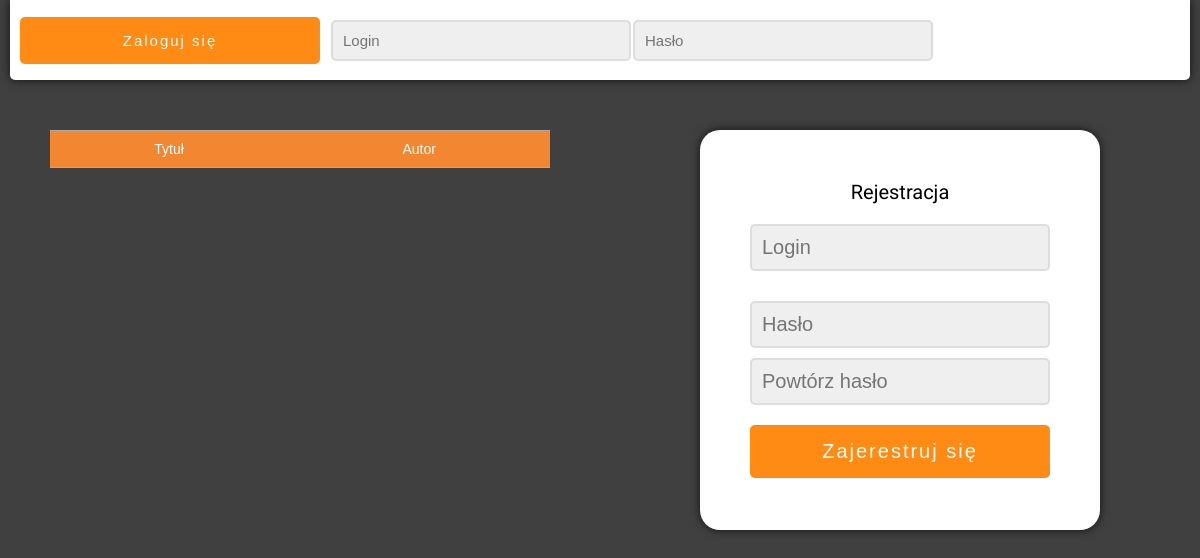
Before: / with the older database file.
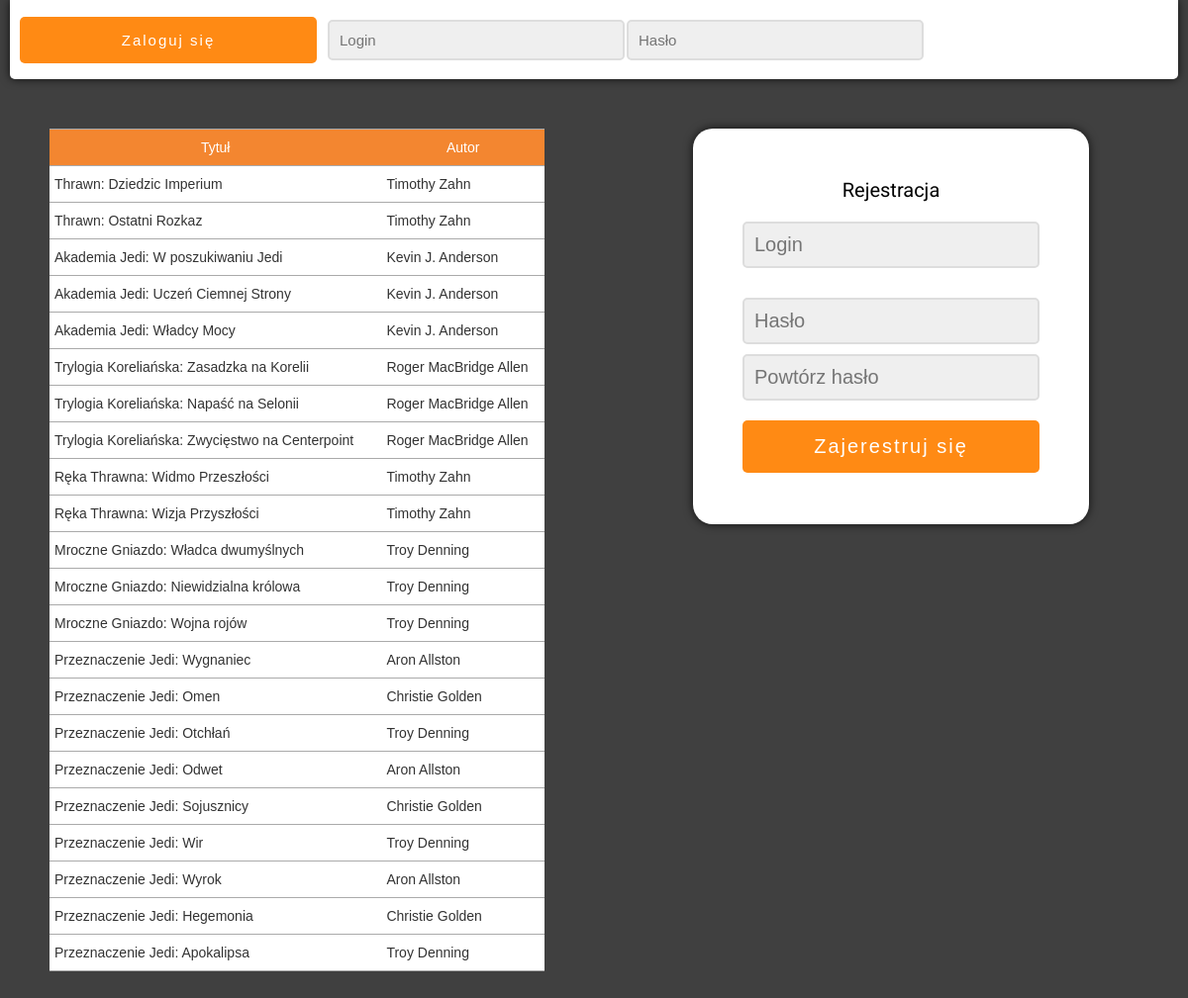
After: the same page with the newer database file.
### tables this page shows
CREATE TABLE books (
    id INTEGER PRIMARY KEY NOT NULL AUTO_INCREMENT,
    title VARCHAR(50) NOT NULL,
    series VARCHAR(50),
    author VARCHAR(50) NOT NULL,
    available INTEGER NOT NULL,
    rental_period INTEGER NOT NULL
) DEFAULT CHARSET=utf8 COLLATE=utf8_unicode_ci;

### user_php_scripts/login_table_books.php (the view, shortened to what this page needs)
<?php
    require_once "administrator/connect.php";
    $connection = @new mysqli($host, $db_user, $db_password, $db_name);
    if ($connection->connect_errno != 0)
    {
        echo "Error: " . $connection->connect_errno;
    }
    else
    {
        if ($result = $connection->query("SELECT * FROM books WHERE available = 1"))
        {
            while($row = mysqli_fetch_array($result))
            {
                echo "<tr><td>" . $row['series'] . ": " . $row['title'] . "</td><td>" . $row['author'] . "</td></tr>";
            }
        }
    }
?>

Changed rows visible on the page:
now on this page (row edited): books: series "Thrawn", title "Dziedzic Imperium", author "Timothy Zahn"
now on this page (row edited): books: series "Thrawn", title "Ostatni Rozkaz", author "Timothy Zahn"
now on this page (row edited): books: series "Akademia Jedi", title "W poszukiwaniu Jedi", author "Kevin J. Anderson"
now on this page (row edited): books: series "Akademia Jedi", title "Uczeń Ciemnej Strony", author "Kevin J. Anderson"
now on this page (row edited): books: series "Akademia Jedi", title "Władcy Mocy", author "Kevin J. Anderson"
now on this page (row edited): books: series "Trylogia Koreliańska", title "Zasadzka na Korelii", author "Roger MacBridge Allen"
now on this page (row edited): books: series "Trylogia Koreliańska", title "Napaść na Selonii", author "Roger MacBridge Allen"
now on this page (row edited): books: series "Trylogia Koreliańska", title "Zwycięstwo na Centerpoint", author "Roger MacBridge Allen"
now on this page (row edited): books: series "Ręka Thrawna", title "Widmo Przeszłości", author "Timothy Zahn"
now on this page (row edited): books: series "Ręka Thrawna", title "Wizja Przyszłości", author "Timothy Zahn"
now on this page (row edited): books: series "Mroczne Gniazdo", title "Władca dwumyślnych", author "Troy Denning"
now on this page (row edited): books: series "Mroczne Gniazdo", title "Niewidzialna królowa", author "Troy Denning"
now on this page (row edited): books: series "Mroczne Gniazdo", title "Wojna rojów", author "Troy Denning"
now on this page (row edited): books: series "Przeznaczenie Jedi", title "Wygnaniec", author "Aron Allston"
now on this page (row edited): books: series "Przeznaczenie Jedi", title "Omen", author "Christie Golden"
now on this page (row edited): books: series "Przeznaczenie Jedi", title "Otchłań", author "Troy Denning"
now on this page (row edited): books: series "Przeznaczenie Jedi", title "Odwet", author "Aron Allston"
now on this page (row edited): books: series "Przeznaczenie Jedi", title "Sojusznicy", author "Christie Golden"
now on this page (row edited): books: series "Przeznaczenie Jedi", title "Wir", author "Troy Denning"
now on this page (row edited): books: series "Przeznaczenie Jedi", title "Wyrok", author "Aron Allston"
now on this page (row edited): books: series "Przeznaczenie Jedi", title "Hegemonia", author "Christie Golden"
now on this page (row edited): books: series "Przeznaczenie Jedi", title "Apokalipsa", author "Troy Denning"
